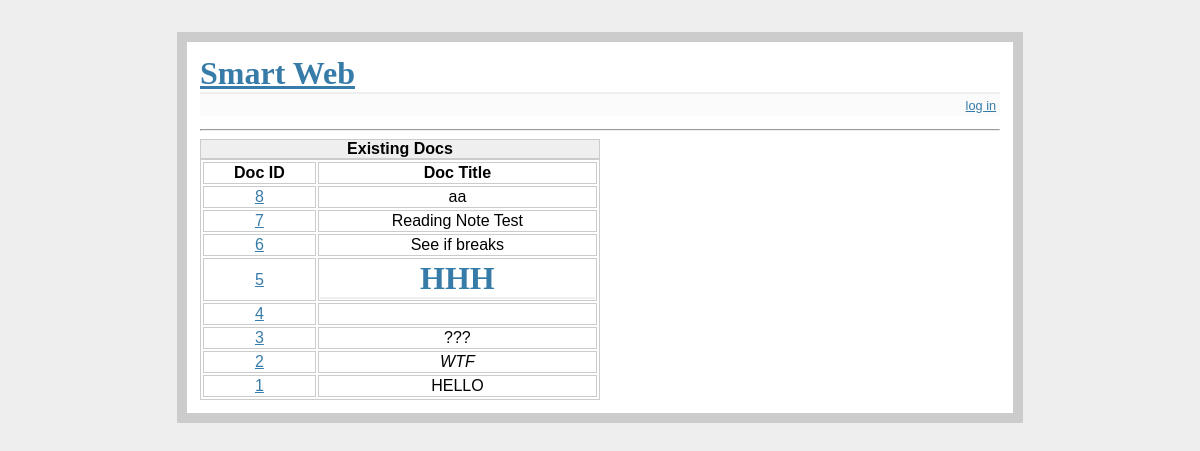
Page /docs on the earlier database version.
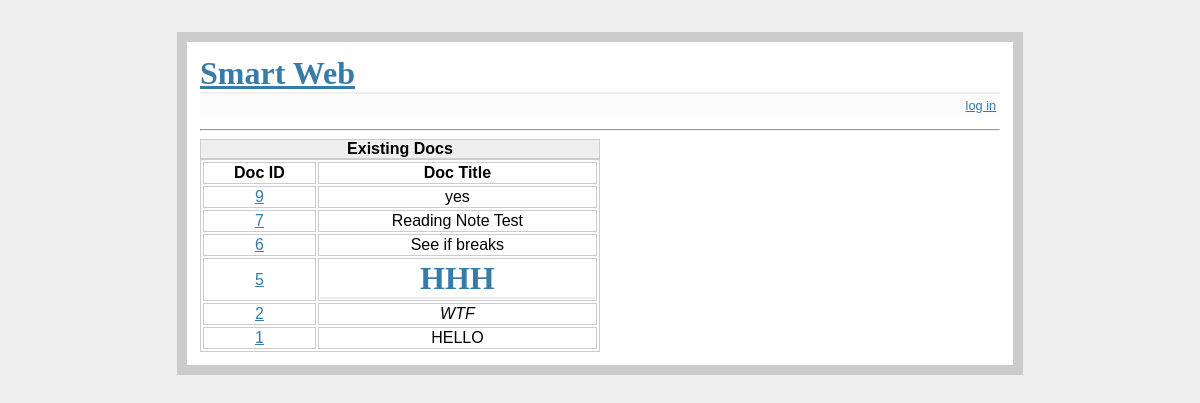
Same page on the later database version.
### tables this page shows
CREATE TABLE docs (
	id integer primary key autoincrement,
	title text not null,
	content text not null,
	tag_id integer,
	upvote integer,
	downvote integer
);

### server.py (the view, shortened to what this page needs)
@app.route('/docs', methods=['GET', 'POST'])
def docs():
    db=get_db()
    cur=db.execute('select id, title, content, tag_id, \
        upvote, downvote from docs order by id desc')
    doclist=cur.fetchall()
    cur = db.execute('select id, name from tags order by id')
    taglist=cur.fetchall()
    if 'json' != request.args.get('format'):
        return render_template('show_docs.html', doclist=doclist, \
            taglist=taglist)
    else:
        ds=[]
        for i in doclist:
            ds.append({"id":i[0], "title":i[1], "tag_id":i[3], \
                    "upvote":i[4], "downvote":i[5]})
        return jsonify({'docs' : ds})

### server.py (called while the page is built)
def connect_db():
    rv=sqlite3.connect(app.config['DATABASE'])
    rv.row_factory=sqlite3.Row
    return rv

def get_db():
    if not hasattr(g, 'sqlite_db'):
        g.sqlite_db=connect_db()
    return g.sqlite_db

### templates/show_docs.html (shortened to what this page needs)
{% extends "layout.html" %}
{% block body %}
  <hr>
  <table>
    <caption>Existing Docs</caption>
    <thead>
      <tr>
        <th>Doc ID</th>
        <th>Doc Title</th>
      </tr>
    </thead>
    <tbody>
      {% for doc in doclist %}
        <tr>
          <td><a href="/doc/{{ doc.id }}">{{ doc.id }}</a></td>
          <td>{{ doc.title|safe }}</td>
          {% else %}
          <td>NA</td>
          <td>no docs in db</td>
        </tr>
      {% endfor %}
    </tbody>
  </table>
{% endblock %}

### templates/layout.html (shortened to what this page needs)
<!doctype html>
<link rel=stylesheet type=text/css href="{{ url_for('static', filename='css/style.css') }}">
<div class=page>
  <a href="/"><h1>Smart Web</h1></a>
  <div class=metanav>
  {% if not session.logged_in %}
    <a href="{{ url_for('login') }}">log in</a>
  {% else %}
    <a href="{{ url_for('logout') }}">log out</a>
  {% endif %}
  </div>
  {% block body %}{% endblock %}
</div>

### static/css/style.css (style rules this page uses)
a, h1, h2 { color: #377ba8; }
h1, h2 { font-family: 'Georgia', serif; margin: 0; }
h1 { border-bottom: 2px solid #eee; }
.page { background: white; border: 10px solid #ccc; margin: 2em auto; padding: 0.8em; width: 50em; }
.metanav { background: #fbfbfb; font-size: 0.8em; margin-bottom: 1em; padding: 0.3em; text-align: right; }
table { width: 50%; text-align: center; border: 1px solid #CCCCCC; }
caption { text-align: center; background-color: #EFEFEF; border: 1px solid #CCCCCC; font-weight: bold; }
th { border: 1px solid #CCCCCC; }
td { border: 1px solid #CCCCCC; }

Differences in the rows shown:
removed docs: id "8", title "aa"
removed docs: id "4"
removed docs: id "3", title "???"
added docs: id "9", title "yes"
